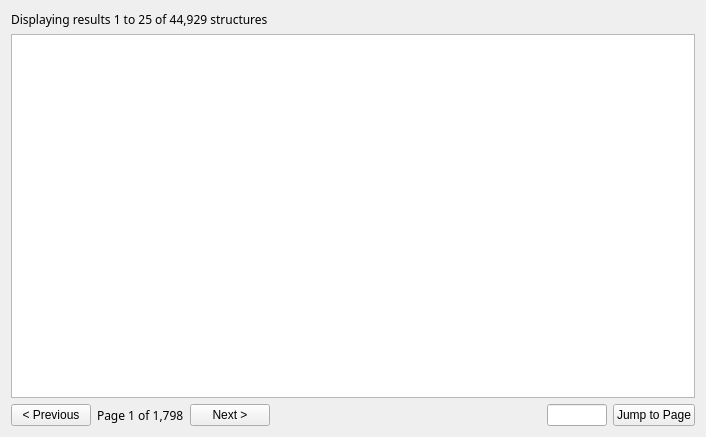
<?xml version="1.0" encoding="UTF-8"?>
<ui version="4.0">
 <class>Form</class>
 <widget class="QWidget" name="Form">
  <property name="geometry">
   <rect>
    <x>0</x>
    <y>0</y>
    <width>706</width>
    <height>437</height>
   </rect>
  </property>
  <property name="windowTitle">
   <string>Diagrams View</string>
  </property>
  <layout class="QVBoxLayout" name="verticalLayout">
   <item>
    <layout class="QHBoxLayout" name="MainWrapper">
     <item>
      <widget class="QLabel" name="ResultAmountLabel">
       <property name="font">
        <font>
         <family>Avenir</family>
        </font>
       </property>
       <property name="text">
        <string>Displaying results 1 to 25 of 44,929 structures</string>
       </property>
      </widget>
     </item>
    </layout>
   </item>
   <item>
    <widget class="QTableView" name="DiagramContent"/>
   </item>
   <item>
    <layout class="QHBoxLayout" name="NavigationButtonContainer">
     <item>
      <widget class="QPushButton" name="PreviousPageButton">
       <property name="text">
        <string>&lt; Previous</string>
       </property>
      </widget>
     </item>
     <item>
      <widget class="QLabel" name="PageNumberLabel">
       <property name="font">
        <font>
         <family>Avenir</family>
         <weight>50</weight>
         <bold>false</bold>
        </font>
       </property>
       <property name="text">
        <string>Page 1 of 1,798</string>
       </property>
      </widget>
     </item>
     <item>
      <widget class="QPushButton" name="NextPageButton">
       <property name="text">
        <string>Next &gt;</string>
       </property>
      </widget>
     </item>
     <item>
      <spacer name="SpacerBetweenNavigationButtonsAndJumpToPageButton">
       <property name="orientation">
        <enum>Qt::Horizontal</enum>
       </property>
       <property name="sizeHint" stdset="0">
        <size>
         <width>40</width>
         <height>20</height>
        </size>
       </property>
      </spacer>
     </item>
     <item>
      <widget class="QLineEdit" name="JumpToPageInput">
       <property name="maximumSize">
        <size>
         <width>60</width>
         <height>16777215</height>
        </size>
       </property>
       <property name="alignment">
        <set>Qt::AlignCenter</set>
       </property>
      </widget>
     </item>
     <item>
      <widget class="QPushButton" name="JumpToPageButton">
       <property name="text">
        <string>Jump to Page</string>
       </property>
      </widget>
     </item>
    </layout>
   </item>
  </layout>
 </widget>
 <resources/>
 <connections/>
</ui>
